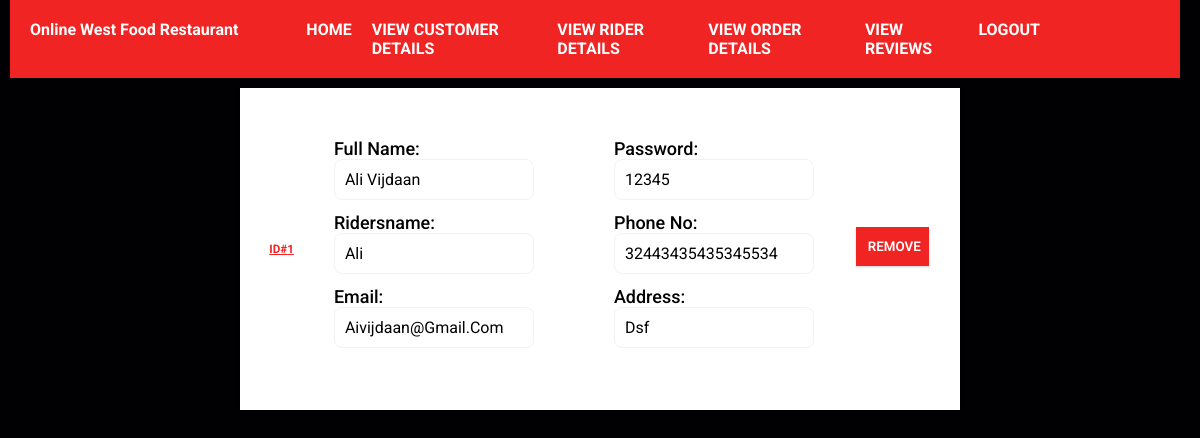
The app's page /allRiders (signed in) with its own data.
### tables this page shows
CREATE TABLE Riders(
        rider_id    INTEGER PRIMARY KEY AUTOINCREMENT,
        phone_no       varchar (25),
        user_name      VARCHAR (30),
        first_name     VARCHAR (30),
        last_name      VARCHAR (30),
        password        VARCHAR (30),
        address        VARCHAR (100),
        email          VARCHAR (50),
        admin_id        int not null,
        FOREIGN KEY (ADMIN_ID) REFERENCES ADMIN(ADMIN_ID)
        );

### app.py (the view)
@app.route('/allRiders')
def allRiders():
    if "email" and "password" in session:
        riders = db.returnRider()
        riders = riders.fetchall()
        return render_template('riderdetails.html', riders= riders)
    return redirect(url_for("adminLogin"))

### database.py (called while the page is built)
    @staticmethod
    def returnRider():
        connection = s.connect("foodSystem.db")
        cursor = connection.cursor()
        riders = cursor.execute("SELECT * from Riders")
        return riders

### templates/riderdetails.html (shortened to what this page needs)
{% extends 'adminBase.html' %}
{% block body %}
<div class="RidersContent">
    {% for i in range(riders|length) %}
    <div class="ridersCard">
        <h3>ID#{{ riders[i][0] }}</h3>
    <section class="ridersSec1">
    <div class="RfirstLast">
        <span class="riderslabel">
            Full Name:
        </span>
        <p>{{ riders[i][3] }} {{ riders[i][4] }}</p>
    </div>
    <div class="Rridersname">
        <span class="riderslabel">
            ridersname:
        </span>
        <p>{{ riders[i][2] }}</p>
    </div>
    <div class="Rridersemail">
        <span class="riderslabel">
            Email:
        </span>
        <p>{{ riders[i][7] }}</p>
    </div>
</section>
<section class="ridersSec2">
    <div class="Rriderspassword">
        <span class="riderslabel">
            Password:
        </span>
        <p>{{ riders[i][5] }}</p>
    </div>
    <div class="Rridersphone">
        <span class="riderslabel">
            Phone No:
        </span>
        <p>{{ riders[i][1] }}</p>
    </div>
    <div class="Rridersaddress">
        <span class="riderslabel">
            Address:
        </span>
        <p>{{ riders[i][6] }}</p>
    </div>
</section>
<div class="orderButton">
    <a href="/delRider/{{ riders[i][0] }}"><button>REMOVE</button></a>
</div>
</div>
{% endfor %}
</div>
{% endblock body %}

### static/css/adminStyle.css (style rules this page uses)
* { margin: 0; padding: 0; font-family:system-ui, -apple-system, BlinkMacSystemFont, 'Segoe UI', Roboto, Oxygen, Ubuntu, Cantarell, 'Open Sans', 'Helvetica Neue', sans-serif; }
body { background-color: #000000; }

### static/css/style.css (style rules this page uses)
:root { --main-color: #f12424; --black: #13131a; --bg: #010103; --border: .1rem solid rgba(255, 255, 255, .3); }
* { margin: 0; padding: 0; font-family:'Roboto', sans-serif; outline: none; border:none; box-sizing: border-box; text-decoration: none; text-transform: capitalize; transition: .2s linear; }
html { font-size: 62.5%; overflow-x: hidden; scroll-padding-top: 9rem; scroll-behavior: smooth; }
body { background: var(--bg); }
.orderButton { text-align: center; margin-bottom: 5px; }
.orderButton a button { font-weight: 600; padding: 12px; width: 95%; border: none; cursor: pointer; color: white; background-color: #f12424; box-shadow: 0 1px 2px rgba(0, 0, 0, 0.2); }
.ridersCard { display: flex; justify-content: center; align-items: center; margin-top:10px; margin-bottom:10px; background-color: white; margin-left: 20%; margin-right: 20%; padding: 50px; box-shadow: 0 1px 2px rgba(0, 0, 0, 0.2); }
.ridersSec1, .ridersSec2 { margin-left: 40px; margin-right: 40px; }
.RfirstLast p, .Rridersname p, .Rridersemail p, .Rriderspassword p, .Rridersphone p, .Rridersaddress p { font-size: medium; padding: 10px; width: 200px; border-radius: max(0px, min(8px, ((100vw - 4px) - 100%) * 9999)) / 8px; border: 1px solid #F2F3F5; margin-bottom: 12px; }
.riderslabel { font-size: large; font-weight:500; }
.ridersCard h3 { color:#f12424; text-decoration:underline; }

### records on screen
Riders: rider_id "1", first_name "Ali", last_name "Vijdaan", user_name "Ali", email "Aivijdaan@gmail.com", password "12345", phone_no "32443435435345534", address "Dsf"
